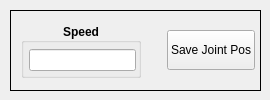
     <widget class="QWidget" name="tab_4">
      <attribute name="title">
       <string>Move Joint</string>
      </attribute>
      <widget class="QFrame" name="horizontalFrame_2">
       <property name="geometry">
        <rect>
         <x>10</x>
         <y>10</y>
         <width>251</width>
         <height>81</height>
        </rect>
       </property>
       <property name="frameShape">
        <enum>QFrame::Box</enum>
       </property>
       <layout class="QHBoxLayout" name="horizontalLayout_5">
        <property name="leftMargin">
         <number>5</number>
        </property>
        <property name="topMargin">
         <number>5</number>
        </property>
        <property name="rightMargin">
         <number>5</number>
        </property>
        <property name="bottomMargin">
         <number>5</number>
        </property>
        <item>
         <widget class="QFrame" name="verticalFrame_10">
          <property name="frameShape">
           <enum>QFrame::NoFrame</enum>
          </property>
          <layout class="QVBoxLayout" name="verticalLayout_13">
           <property name="leftMargin">
            <number>5</number>
           </property>
           <property name="topMargin">
            <number>5</number>
           </property>
           <property name="rightMargin">
            <number>5</number>
           </property>
           <property name="bottomMargin">
            <number>5</number>
           </property>
           <item>
            <widget class="QGroupBox" name="gridGroupBox_7">
             <property name="maximumSize">
              <size>
               <width>120</width>
               <height>55</height>
              </size>
             </property>
             <property name="font">
              <font>
               <weight>75</weight>
               <bold>true</bold>
              </font>
             </property>
             <property name="title">
              <string>Speed</string>
             </property>
             <property name="alignment">
              <set>Qt::AlignCenter</set>
             </property>
             <property name="flat">
              <bool>false</bool>
             </property>
             <layout class="QGridLayout" name="gridLayout_7">
              <property name="leftMargin">
               <number>5</number>
              </property>
              <property name="topMargin">
               <number>5</number>
              </property>
              <property name="rightMargin">
               <number>2</number>
              </property>
              <property name="bottomMargin">
               <number>2</number>
              </property>
              <property name="spacing">
               <number>0</number>
              </property>
              <item row="0" column="1">
               <widget class="QLineEdit" name="speedmoveJoint"/>
              </item>
             </layout>
            </widget>
           </item>
          </layout>
         </widget>
        </item>
        <item>
         <widget class="QPushButton" name="logmovejoint">
          <property name="minimumSize">
           <size>
            <width>60</width>
            <height>40</height>
           </size>
          </property>
          <property name="maximumSize">
           <size>
            <width>120</width>
            <height>16777215</height>
           </size>
          </property>
          <property name="text">
           <string>Save Joint Pos</string>
          </property>
         </widget>
        </item>
       </layout>
      </widget>
     </widget>
